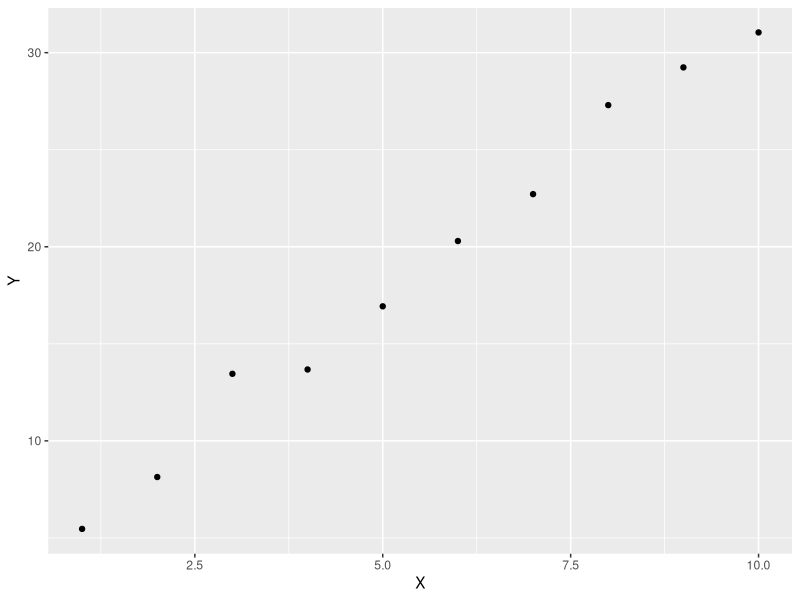
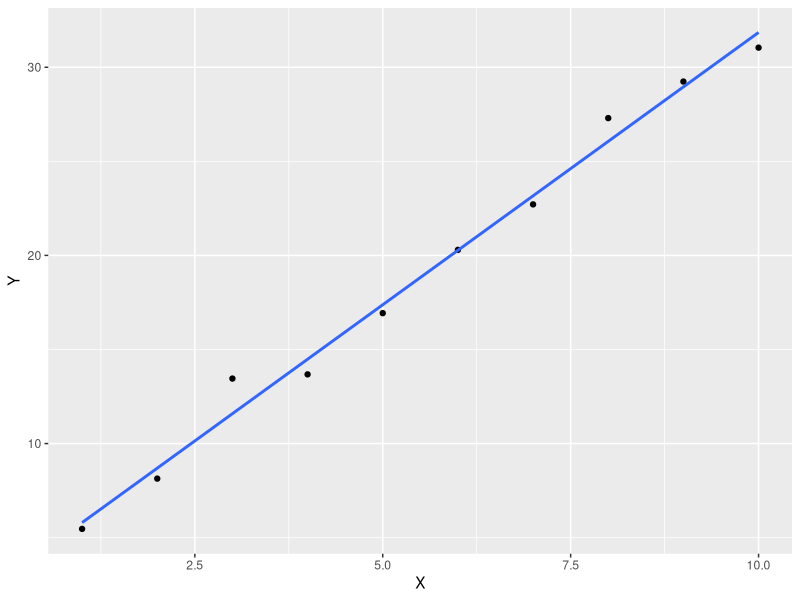
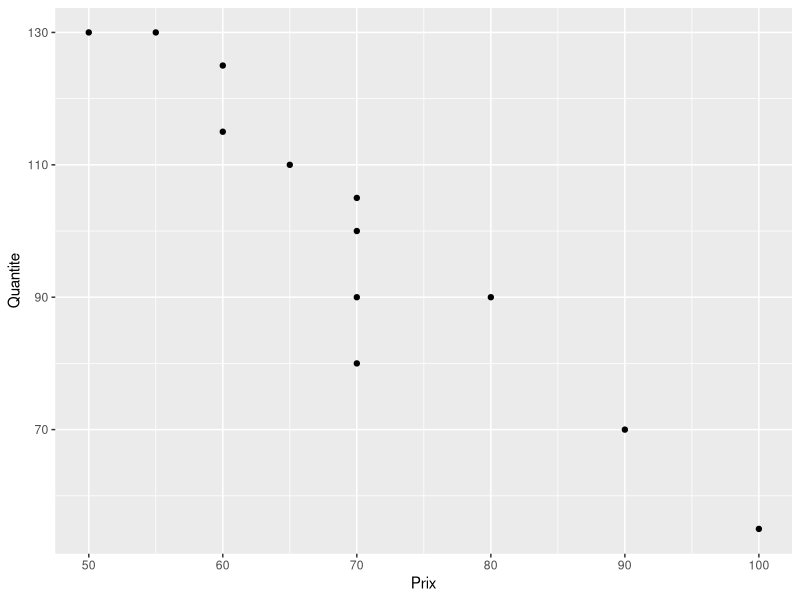
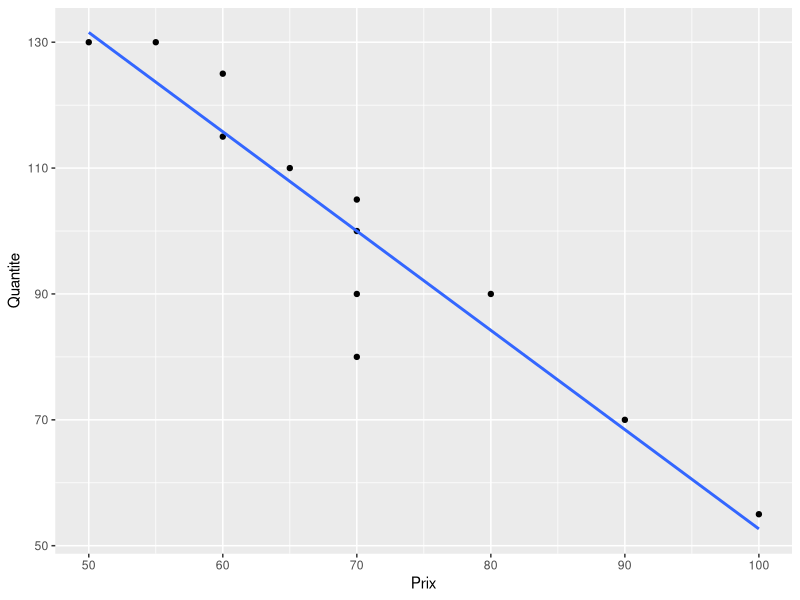

Write the R code that produced these figures, in order.
## ---- chunk 1

X <- c(1:10)
e <- c(0.464, 0.137, 2.455, -0.323, -0.068, 0.296, -0.288, 1.298, 0.241, -0.957)
Y <- 2 + 3*X + e

## ---- chunk 2
library(tidyverse)

donnees <- data_frame(X, Y, e)

ggplot(donnees) +
  geom_point(aes(x = X, y = Y)) 

?geom_smooth

## ---- chunk 3

moyenne_X <- mean(X)
moyenne_Y <- mean(Y)

ecart_X <- X - moyenne_X
ecart_X_carre <- (ecart_X)^2

ecart_Y <- Y - moyenne_Y

beta <- sum(ecart_X*ecart_Y)/sum(ecart_X_carre)
beta

alpha <- moyenne_Y - beta*moyenne_X
alpha

## ---- chunk 4

ggplot(donnees) +
  geom_point(aes(x = X, y = Y)) +
  geom_smooth(aes(x = X, y = Y), stat = "smooth", position = "identity", method = "lm", se = F)


## ---- chunk 5

reg <- lm(data = donnees, formula = Y ~ X)
reg

## ---- chunk 6

Prix <- c(100, 90, 80, 70, 70, 70, 70, 65, 60, 60, 55, 50)
Prix

Quantite <- c( 55, 70, 90, 100, 90, 105, 80, 110, 125, 115, 130, 130)
Quantite

Base_donnee <- data_frame(Prix, Quantite)

ggplot(Base_donnee) +
  geom_point(aes(x = Prix, y = Quantite))
## ---- chunk 7

#prix_moyen <- mean(Base_donnee$Prix)

prix_moyen <-
  Base_donnee %>% 
  summarise(moyenne_prix = mean(Prix))
prix_moyen
prix_moyen[[1]]


quantite_moyenne <-
  Base_donnee %>% 
  summarise(moyenne_quantite = mean(Quantite))
quantite_moyenne

Base_donnee <-
  Base_donnee %>% 
  mutate(ecart_prix = Prix - prix_moyen[[1]])

Base_donnee <-
  Base_donnee %>% 
  mutate(ecart_quantite = Quantite - quantite_moyenne[[1]])


Base_donnee <-
  Base_donnee %>% 
  mutate(ecart_prix_carre = ecart_prix^2)


beta <- sum(Base_donnee$ecart_prix*Base_donnee$ecart_quantite)/sum(Base_donnee$ecart_prix_carre)
beta  

alpha <- quantite_moyenne[[1]] - beta*prix_moyen[[1]]
alpha
## ---- chunk 8

reg <- lm(data = Base_donnee, formula = Quantite ~ Prix)
reg
summary(reg)

ggplot(Base_donnee) +
  geom_point(aes(x = Prix, y = Quantite)) +
  geom_smooth(aes(x = Prix, y = Quantite), geom = "smooth", position = "identity", method = "lm", se = F)

?geom_smooth
## ---- chunk 9

Base_donnee <-
  Base_donnee %>% 
  mutate(Quantite_predite = 210 - 1.58*Prix,
         erreur = Quantite - Quantite_predite,
         carre_erreur = erreur^2)

variance_erreur <- 1/(12-2)*sum(Base_donnee$carre_erreur)
variance_erreur  
